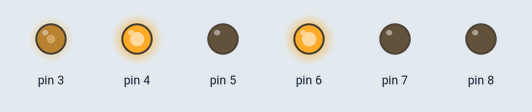
Bench run of a sketch on a simulated Arduino Uno, built with avr-gcc and run on an emulated ATmega328P. On the bench: output pins drawn as LEDs (lit = HIGH).

Above: at 0.05 s.
At 2.6 s:
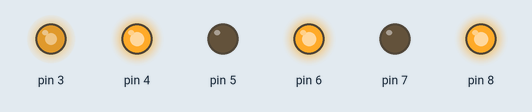
At 5.15 s:
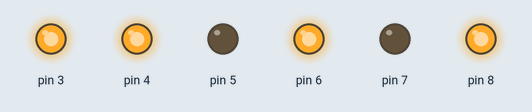
At 6.05 s:
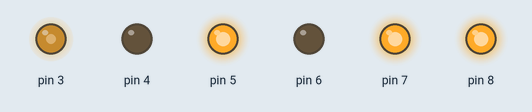
At 7.7 s:
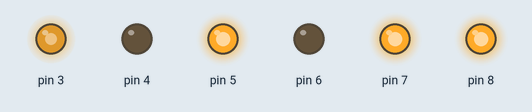
At 10.3 s:
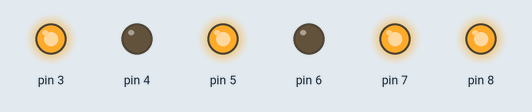
Timing chart, 0 to 13.5 s (numbered marks = the images above):
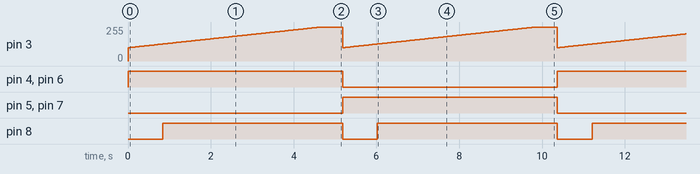

Measured:
- by itself, pin 3: ramps from 100/255 to 255/255 and jumps back, once every 5.2 s
- by itself, pin 4–7: alternates HIGH for 5.2 s and LOW for 5.2 s
- by itself, pin 8: alternates HIGH for 4.3 s and LOW for 0.84 s

The sketch:

submarine.ino
```cpp
#include "motor.h"

//Motor1
Motor rightMotor(8,7,6);

//Motor2
Motor leftMotor(3,5,4);

int i;
void setup()
{
  rightMotor.initialize();
  leftMotor.initialize();
}

void loop()
{
  rightMotor.setForward();
  leftMotor.setForward();

  for (i = 100; i <= 255; ++i)
  {
      leftMotor.setSpeed(i);
      rightMotor.setSpeed(i);

      delay(30);
  }

  delay(500);

  rightMotor.setReverse();
  leftMotor.setReverse();

  for (i = 100; i <=255; ++i)
  {
      leftMotor.setSpeed(i);
      rightMotor.setSpeed(i);

      delay(30);
  }

   delay(500);
}
```

motor.cpp
```cpp
#include "motor.h"

Motor::Motor(int en, int in1, int in2){
  EN = en;
  IN1 = in1;
  IN2 = in2;
}

void Motor::initialize(){
  pinMode (EN, OUTPUT);
  pinMode (IN1, OUTPUT);
  pinMode (IN2, OUTPUT);
}

void Motor::setForward(){
  digitalWrite (IN1, LOW);
  digitalWrite (IN2, HIGH);
}

void Motor::setReverse(){
  digitalWrite (IN1, HIGH);
  digitalWrite (IN2, LOW);
}

void Motor::setSpeed(int spd){
   rate = spd;
   analogWrite(EN,rate);
}
```

motor.h
```cpp
#ifndef MOTOR_H
#define MOTOR_H

#include <Arduino.h>

class Motor{
private:
  int EN;
  int IN1;
  int IN2;
  int rate; // from 0 to 255
public:
  Motor(int,int,int);
  void initialize();
  void setForward();
  void setReverse();
  void setSpeed(int);
};


#endif
```
